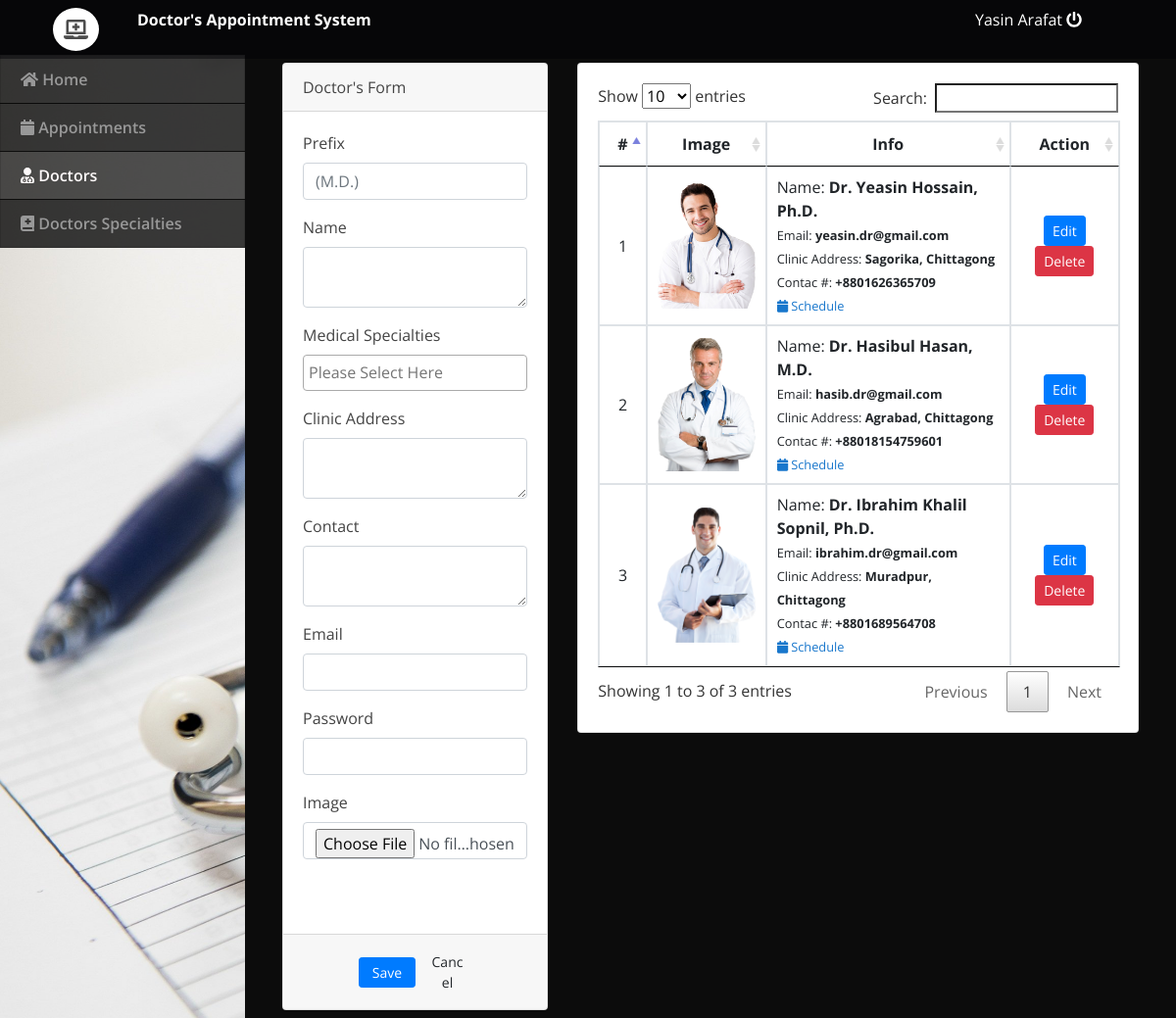
Page /admin/index.php?page=doctors (signed in) on the committed database.
### tables this page shows
CREATE TABLE `doctors_list` (
  `id` int(30) NOT NULL,
  `name` text NOT NULL,
  `name_pref` varchar(100) NOT NULL,
  `clinic_address` text NOT NULL,
  `contact` text NOT NULL,
  `email` text NOT NULL,
  `specialty_ids` text NOT NULL,
  `img_path` text NOT NULL,
  `date_created` datetime NOT NULL DEFAULT current_timestamp()
);

### admin/doctors.php (the view, shortened to what this page needs)
<?php include('db_connect.php');?>
<div class="container-fluid">
	<div class="col-lg-12">
		<div class="row">
			<div class="col-md-4">
			<form action="" id="manage-doctor">
				<div class="card">
					<div class="card-header">
						   Doctor's Form
				  	</div>
					<div class="card-body">
							<div class="form-group">
								<label for="" class="control-label">Prefix</label>
								<input type="text" class="form-control" name="name_pref" placeholder="(M.D.)" required="">
							</div>
							<div class="form-group">
								<label class="control-label">Name</label>
								<textarea name="name" id="" cols="30" rows="2" class="form-control" required=""></textarea>
							</div>
							<div class="form-group">
								<label class="control-label">Medical Specialties</label>
							</div>
							<div class="form-group">
								<label class="control-label">Clinic Address</label>
								<textarea name="clinic_address" id="" cols="30" rows="2" class="form-control" required=""></textarea>
							</div>
							<div class="form-group">
								<label for="" class="control-label">Contact</label>
								<textarea name="contact" id="" cols="30" rows="2" class="form-control" required=""></textarea>
							</div>
							<div class="form-group">
								<label for="" class="control-label">Email</label>
								<input type="email" class="form-control" name="email" required="">
							</div>
							<div class="form-group">
								<label for="" class="control-label">Password</label>
								<input type="password" class="form-control" name="password" >
							</div>
							<div class="form-group">
								<label for="" class="control-label">Image</label>
								<input type="file" class="form-control" name="img" onchange="displayImg(this,$(this))">
							</div>
							<div class="form-group">
							</div>
					</div>
					<div class="card-footer">
						<div class="row">
							<div class="col-md-12">
								<button class="btn btn-sm btn-primary col-sm-3 offset-md-3"> Save</button>
								<button class="btn btn-sm btn-default col-sm-3" type="button" onclick="_reset()"> Cancel</button>
							</div>
						</div>
					</div>
				</div>
			</form>
			</div>
			<div class="col-md-8">
				<div class="card">
					<div class="card-body">
						<table class="table table-bordered table-hover">
							<thead>
								<tr>
									<th class="text-center">#</th>
									<th class="text-center">Image</th>
									<th class="text-center">Info</th>
									<th class="text-center">Action</th>
								</tr>
							</thead>
							<tbody>
								<?php
								$i = 1;
								$cats = $conn->query("SELECT * FROM doctors_list order by id asc");
								while($row=$cats->fetch_assoc()):
								?>
								<tr>
									<td class="text-center"><?php echo $i++ ?></td>
									<td class="text-center">
										<img src="../assets/img/<?php echo $row['img_path'] ?>" alt="">
									</td>
									<td class="">
										 <p>Name: <b><?php echo "Dr. ".$row['name'].', '.$row['name_pref'] ?></b></p>
										 <p><small>Email: <b><?php echo $row['email'] ?></b></small></p>
										 <p><small>Clinic Address: <b><?php echo $row['clinic_address'] ?></b></small></p>
										 <p><small>Contac #: <b><?php echo $row['contact'] ?></b></small></p>
										 <p><small><a href="javascript:void(0)" class="view_schedule" data-id="<?php echo $row['id'] ?>" data-name="<?php echo "Dr. ".$row['name'].', '.$row['name_pref'] ?>"><i class='fa fa-calendar'></i> Schedule</a></b></small></p>
									</td>
									<td class="text-center">
										<button class="btn btn-sm btn-primary edit-doctor" type="button" data-id="<?php echo $row['id'] ?>" data-name="<?php echo $row['name'] ?>" data-name_pref="<?php echo $row['name_pref'] ?>" data-clinic_address="<?php echo $row['clinic_address'] ?>" data-contact="<?php echo $row['contact'] ?>"  data-img_path="<?php echo $row['img_path'] ?>" data-specialty_ids="<?php echo $row['specialty_ids'] ?>" data-email="<?php echo $row['email'] ?>">Edit</button>
										<button class="btn btn-sm btn-danger delete_doctor" type="button" data-id="<?php echo $row['id'] ?>">Delete</button>
									</td>
								</tr>
								<?php endwhile; ?>
							</tbody>
						</table>
					</div>
				</div>
			</div>
		</div>
	</div>
</div>

### admin/assets/css/style.css (style rules this page uses)
body { font-family: "Open Sans", sans-serif; color: #444444; width: 100%; height: calc(100%); }
a { color: #1977cc; }

### admin/index.php (style rules this page uses)
body { background: #0c0c0c ; }

### admin/doctors.php (style rules this page uses)
td { vertical-align: middle !important; }
td p { margin: unset }
img { max-width:100px; max-height: :150px; }

### rows in the picture
doctors_list: img_path (picture), name "Yeasin Hossain", name_pref "Ph.D.", email "yeasin.dr@gmail.com", clinic_address "Sagorika, Chittagong", contact "+8801626365709"
doctors_list: img_path (picture), name "Hasibul Hasan", name_pref "M.D.", email "hasib.dr@gmail.com", clinic_address "Agrabad, Chittagong", contact "+88018154759601"
doctors_list: img_path (picture), name "Ibrahim Khalil Sopnil", name_pref "Ph.D.", email "ibrahim.dr@gmail.com", clinic_address "Muradpur, Chittagong", contact "+8801689564708"

### other values in the picture
$_SESSION['login_name'] "Yasin Arafat"
